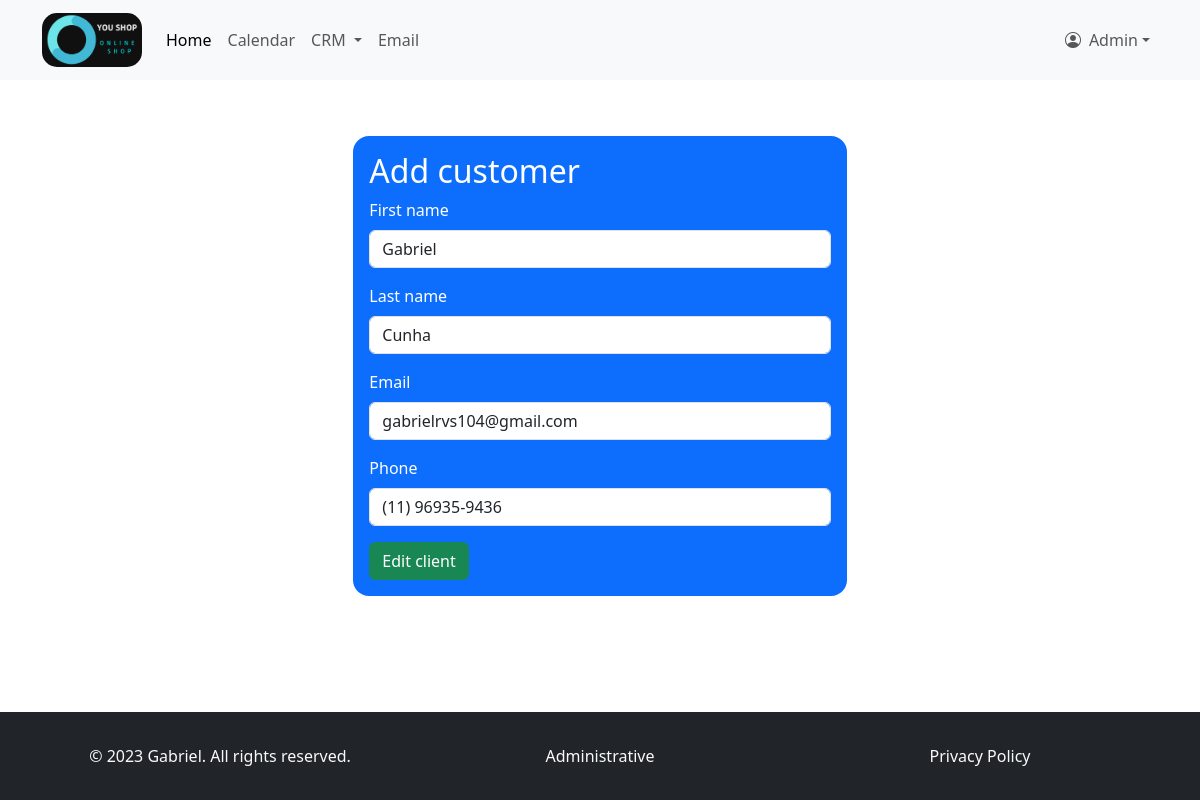
Page /crm/edit-customer/1/ (signed in) on the committed database.
### crm/models.py (models this page shows, shortened)
class Customer(models.Model):
    first_name = models.CharField(max_length=255)
    last_name = models.CharField(max_length=255)
    email = models.EmailField()
    phone = models.CharField(max_length=15)

### crm/views.py (the view)
# urls.py: path('edit-customer/<int:customer_id>/', views.edit_customer, name='edit_customer'),
@login_required
def edit_customer(request, customer_id):
    btn_description = 'Edit client'
    customer = get_object_or_404(Customer, id=customer_id)
    if request.method == 'POST':
        form = CustomerForm(request.POST, instance=customer )
        if form.is_valid():
            form.save()
            return redirect('customer_list')
    else:
        form = CustomerForm(instance=customer)
    return render(request, 'add_customer.html', {'form': form, 'Customer': customer, 'btn_description': btn_description})

### crm/forms.py
class CustomerForm(forms.ModelForm):
    class Meta:
        model = Customer
        fields = ['first_name', 'last_name', 'email', 'phone']

### templates/add_customer.html (shortened to what this page needs)
{% extends 'index.html' %}
{% block content %}
    <div class="container-fluid mt-5 mb-5">
        <div class="row justify-content-center ">
            <div class="col-md-5 bg-primary rounded-4 p-3">
                <div class="card-body">
                    <h2 class="text-white" >Add customer</h2>
                    <form method="POST">
                    <div class="mb-3">
                        <label for="{{ form.first_name.id_for_label }}" class="form-label text-white">{{ form.first_name.label }}</label>
                        <input type="text" class="form-control" placeholder="First Name..."
                               {% if form.first_name.value %}
                                value="{{ form.first_name.value }}"
                               {% endif %}
                               name="{{ form.first_name.name }}" id="{{ form.first_name.id_for_label }}" aria-describedby="{{ form.first_name.id_for_label }}">
                    </div>
                    <div class="mb-3">
                        <label for="{{ form.last_name.id_for_label }}" class="form-label text-white">{{ form.last_name.label }}</label>
                        <input type="text" class="form-control" placeholder="Last Name..." name="{{ form.last_name.name }}"
                               {% if form.last_name.value %}
                                value="{{ form.last_name.value }}"
                               {% endif %}
                               id="{{ form.last_name.id_for_label }}" aria-describedby="{{ form.last_name.id_for_label }}">
                    </div>
                    <div class="mb-3">
                        <label for="{{ form.email.id_for_label }}" class="form-label text-white">{{ form.email.label }}</label>
                        <input type="email" class="form-control" placeholder="Email..." name="{{ form.email.name }}"
                               {% if form.email.value %}
                                value="{{ form.email.value }}"
                               {% endif %}
                               id="{{ form.email.id_for_label }}" aria-describedby="{{ form.email.id_for_label }}">
                    </div>
                    <div class="mb-3">
                        <label for="{{ form.phone.id_for_label }}" class="form-label text-white">{{ form.phone.label }}</label>
                        <input type="tel" class="form-control" placeholder="Phone..." name="{{ form.phone.name }}"
                               {% if form.phone.value %}
                                value="{{ form.phone.value }}"
                               {% endif %}
                               id="{{ form.phone.id_for_label }}" aria-describedby="{{ form.phone.id_for_label }}">
                    </div>
                    <button type="submit" class="btn btn-success">{{ btn_description }}</button>
                    </form>
                </div>
            </div>
        </div>
    </div>
{% endblock %}

### templates/index.html (shortened to what this page needs)
{% load static %}
<!DOCTYPE html>
<html class="h-100" lang="pt-br">
<head>
        <link rel="stylesheet" href="{% static 'css/style.css' %}">
        <link rel="stylesheet" href="{% static 'css/bootstrap.min.css' %}">
        <link rel="stylesheet" href="{% static 'css/bootstrap-icons.min.css' %}">
        <link href="https://cdn.jsdelivr.net/npm/bootstrap@5.3.2/dist/css/bootstrap.min.css" rel="stylesheet">
</head>
<body class="d-flex flex-column h-100">
        {% block nav %}
          <nav class="navbar navbar-expand-lg bg-body-tertiary">
            <div class="container">
                <a class="navbar-brand" href="{% url 'home' %}"><img class="logo-navbar" src="{% static 'image/logo_dark_h.png' %}"></a>
                {% block nav-cont %}
                    {% if user.is_authenticated %}
                        <div class="collapse navbar-collapse" id="navbarSupportedContent">
                          <ul class="navbar-nav me-auto mb-2 mb-lg-0">
                            <li class="nav-item">
                              <a class="nav-link active" aria-current="page" href="#">Home</a>
                            </li>
                            <li class="nav-item">
                              <a class="nav-link" href="#">Calendar</a>
                            </li>
                            <li class="nav-item dropdown">
                              <a class="nav-link dropdown-toggle" href="#" role="button" data-bs-toggle="dropdown" aria-expanded="false">
                                CRM
                              </a>
                            </li>
                            <li class="nav-item">
                              <a class="nav-link" href="#">Email</a>
                            </li>
                          </ul>
                        <ul class="navbar-nav">
                            <li class="nav-item dropdown">
                              <a class="nav-link dropdown-toggle d-flex align-items-center" href="#" id="navbarDropdownMenuUser" role="button" data-bs-toggle="dropdown" aria-haspopup="true" aria-expanded="false">
                                  <i class="bi-person-circle m-2" aria-hidden="true"></i>
                                  {% if user.is_authenticated %}
                                    <spam id="username">{{ user.username }}</spam>
                                  {% else %}
                                      <spam id="username">User</spam>
                                  {% endif %}
                              </a>
                            </li>
                        </ul>
                        </div>
                    {% endif %}
                {% endblock %}
            </div>
          </nav>
        {% endblock %}
        <div class="container-fluid p-2">
        {% block content %}{% endblock %}
        </div>
        {% block footer %}
            <footer class="footer mt-auto py-3 bg-dark text-muted bg-light p-3">
                <div class="container">
                    <div class="row py-3">
                        <div class="col-12 col-md-4 text-center text-light text-md-left">
                            &copy; 2023 Gabriel. All rights reserved.
                        </div>
                        <div class="col-12 col-md-4 text-center text-light">
                            Administrative
                        </div>
                        <div class="col-12 col-md-4 text-center text-md-right">
                            <a href="#" class="text-decoration-none text-light">Privacy Policy </a>
                        </div>
                    </div>
                </div>
            </footer>
        {% endblock %}
</body>
</html>

### static/css/style.css (style rules this page uses)
.logo-navbar { width: 100px; border-radius: 15px; }

### rows in the picture
Customer: first_name "Gabriel", last_name "Cunha", email "gabrielrvs104@gmail.com", phone "(11) 96935-9436"

### other values in the picture
{{ user.username }} "Admin"
{{ btn_description }} "Edit client"
